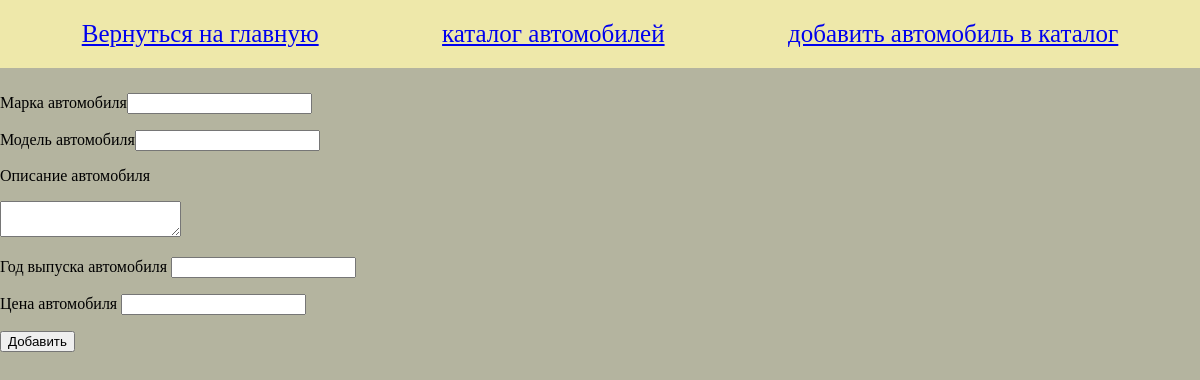
Page /add_auto on the committed database.
### tables this page shows
CREATE TABLE "mainmenu2" (
	"id"	INTEGER NOT NULL PRIMARY KEY AUTOINCREMENT UNIQUE,
	"name"	TEXT NOT NULL,
	"url"	TEXT NOT NULL
);

### petproject2.py (the view, shortened to what this page needs)
@app.route("/add_auto", methods=["POST", "GET"])
def add_auto():
    return render_template("add_auto.html", menu=dbase.get_menu2(), title="add auto", base=[])

### FDataBase.py (called while the page is built)
    def get_menu2(self):
        sql = "SELECT * FROM mainmenu2"
        try:
            self.__cur.execute(sql)
            res = self.__cur.fetchall()
            if res:
                return res
        except sqlite3.Error as e:
            print("Ошибка чтения базы данных " + str(e))
        return []

### petproject2.py (called while the page is built)
def connect_db():
    con = sqlite3.connect(app.config['DATABASE'])
    con.row_factory = sqlite3.Row
    return con

def get_db():
    if not hasattr(g, 'link_db'):
        g.link_db = connect_db()
    return g.link_db

@app.before_request
def before_request():
    global dbase
    db = get_db()
    dbase = FDataBase(db)

### templates/add_auto.html (shortened to what this page needs)
{% extends 'base.html' %}
{% block content %}
{{ super() }}
<form action="{{ url_for('add_auto') }}" method="post"
      class="form-add">
    <p><label>Марка автомобиля</label><input type="text" name="marka" required></p>
    <p><label>Модель автомобиля</label><input type="text" name="model" required></p>
    <p><label>Описание автомобиля</label></p>
    <p><textarea class="add_info" name="information" required></textarea></p>
    <p><label>Год выпуска автомобиля <input type="text" name="year" required></label></p>
    <p><label>Цена автомобиля <input type="text" name="price" required></label></p>
    <p><input type="submit" value="Добавить"></p>
</form>
{% endblock %}

### templates/base.html (shortened to what this page needs)
<!DOCTYPE html>
<html lang="en" xmlns:>
<head>
    <link rel="stylesheet" href="{{ url_for('static', filename='css/style.css') }}">
</head>
<body>
    {% block content %}
    {% block mainmenu %}
    <ul class="menu">
        {% for i in menu %}
        <li><a href="{{ i.url }}">{{ i.name }}</a></li>
        {% endfor %}
    </ul>
    {% endblock mainmenu %}
    {% endblock %}
</body>
</html>

### static/css/style.css (style rules this page uses)
body { background: rgb(180, 180, 159); margin: 0; padding: 0; font-family: Verdana; }
.menu { display: flex; justify-content: space-around; list-style: none; text-decoration: none; background: palegoldenrod; padding: 20px; margin-top: 0; font-size: 25px; color: aliceblue; }

### rows in the picture
mainmenu2: name "Вернуться на главную"
mainmenu2: name "каталог автомобилей"
mainmenu2: name "добавить автомобиль в каталог"
